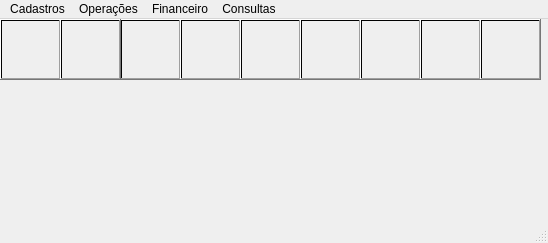
<?xml version="1.0" encoding="UTF-8"?>
<ui version="4.0">
 <class>MainWindow</class>
 <widget class="QMainWindow" name="MainWindow">
  <property name="geometry">
   <rect>
    <x>0</x>
    <y>0</y>
    <width>548</width>
    <height>243</height>
   </rect>
  </property>
  <property name="windowTitle">
   <string>MainWindow</string>
  </property>
  <widget class="QWidget" name="centralwidget">
   <widget class="QLabel" name="lb_logoEmpresa">
    <property name="geometry">
     <rect>
      <x>180</x>
      <y>140</y>
      <width>161</width>
      <height>51</height>
     </rect>
    </property>
    <property name="toolTip">
     <string>&lt;html&gt;&lt;head/&gt;&lt;body&gt;&lt;p&gt;&lt;br/&gt;&lt;/p&gt;&lt;/body&gt;&lt;/html&gt;</string>
    </property>
    <property name="styleSheet">
     <string notr="true">image:url(:/logoEmpresa/icons/logo_empresa.png)</string>
    </property>
    <property name="text">
     <string/>
    </property>
   </widget>
   <widget class="QPushButton" name="btn_cliente">
    <property name="geometry">
     <rect>
      <x>0</x>
      <y>0</y>
      <width>61</width>
      <height>61</height>
     </rect>
    </property>
    <property name="styleSheet">
     <string notr="true">image: url(:/icon_cliente/icons/cliente.png);
background-color: qradialgradient(spread:pad,cx:0.5,cy:0.5, radius:0.5, fx:0.5, fy:0.5, stop: 0 rgba(255,255,255,0));</string>
    </property>
    <property name="text">
     <string/>
    </property>
   </widget>
   <widget class="QPushButton" name="btn_produtos">
    <property name="geometry">
     <rect>
      <x>120</x>
      <y>0</y>
      <width>61</width>
      <height>61</height>
     </rect>
    </property>
    <property name="styleSheet">
     <string notr="true">image: url(:/icon_produtos/icons/produtos.png);
background-color: qradialgradient(spread:pad,cx:0.5,cy:0.5, radius:0.5, fx:0.5, fy:0.5, stop: 0 rgba(255,255,255,0));</string>
    </property>
    <property name="text">
     <string/>
    </property>
   </widget>
   <widget class="QPushButton" name="btn_fornecedor">
    <property name="geometry">
     <rect>
      <x>60</x>
      <y>0</y>
      <width>61</width>
      <height>61</height>
     </rect>
    </property>
    <property name="styleSheet">
     <string notr="true">
background-color: qradialgradient(spread:pad,cx:0.5,cy:0.5, radius:0.5, fx:0.5, fy:0.5, stop: 0 rgba(255,255,255,0));
image: url(:/icon_fornecedor/icons/fornecedor.png);</string>
    </property>
    <property name="text">
     <string/>
    </property>
   </widget>
   <widget class="QPushButton" name="btn_vendas">
    <property name="geometry">
     <rect>
      <x>180</x>
      <y>0</y>
      <width>61</width>
      <height>61</height>
     </rect>
    </property>
    <property name="styleSheet">
     <string notr="true">background-color: qradialgradient(spread:pad,cx:0.5,cy:0.5, radius:0.5, fx:0.5, fy:0.5, stop: 0 rgba(255,255,255,0));
image: url(:/icon_vendas/icons/venda.png);</string>
    </property>
    <property name="text">
     <string/>
    </property>
   </widget>
   <widget class="QPushButton" name="btn_pagar">
    <property name="geometry">
     <rect>
      <x>240</x>
      <y>0</y>
      <width>61</width>
      <height>61</height>
     </rect>
    </property>
    <property name="styleSheet">
     <string notr="true">image: url(:/icon_pagar/icons/contasPagar.png);
background-color: qradialgradient(spread:pad,cx:0.5,cy:0.5, radius:0.5, fx:0.5, fy:0.5, stop: 0 rgba(255,255,255,0));</string>
    </property>
    <property name="text">
     <string/>
    </property>
   </widget>
   <widget class="QPushButton" name="btn_bancos">
    <property name="geometry">
     <rect>
      <x>300</x>
      <y>0</y>
      <width>61</width>
      <height>61</height>
     </rect>
    </property>
    <property name="styleSheet">
     <string notr="true">image: url(:/icon_bancos/icons/banco.png);
background-color: qradialgradient(spread:pad,cx:0.5,cy:0.5, radius:0.5, fx:0.5, fy:0.5, stop: 0 rgba(255,255,255,0));</string>
    </property>
    <property name="text">
     <string/>
    </property>
   </widget>
   <widget class="QPushButton" name="btn_receber">
    <property name="geometry">
     <rect>
      <x>360</x>
      <y>0</y>
      <width>61</width>
      <height>61</height>
     </rect>
    </property>
    <property name="styleSheet">
     <string notr="true">image: url(:/icon_receber/icons/receber.png);
background-color: qradialgradient(spread:pad,cx:0.5,cy:0.5, radius:0.5, fx:0.5, fy:0.5, stop: 0 rgba(255,255,255,0));</string>
    </property>
    <property name="text">
     <string/>
    </property>
   </widget>
   <widget class="QPushButton" name="btn_caixa">
    <property name="geometry">
     <rect>
      <x>420</x>
      <y>0</y>
      <width>61</width>
      <height>61</height>
     </rect>
    </property>
    <property name="styleSheet">
     <string notr="true">image: url(:/icon_caixa/icons/caixa.png);
background-color: qradialgradient(spread:pad,cx:0.5,cy:0.5, radius:0.5, fx:0.5, fy:0.5, stop: 0 rgba(255,255,255,0));</string>
    </property>
    <property name="text">
     <string/>
    </property>
   </widget>
   <widget class="QPushButton" name="btn_sair">
    <property name="geometry">
     <rect>
      <x>480</x>
      <y>0</y>
      <width>61</width>
      <height>61</height>
     </rect>
    </property>
    <property name="styleSheet">
     <string notr="true">image: url(:/icon_sair/icons/sair.png);
background-color: qradialgradient(spread:pad,cx:0.5,cy:0.5, radius:0.5, fx:0.5, fy:0.5, stop: 0 rgba(255,255,255,0));</string>
    </property>
    <property name="text">
     <string/>
    </property>
   </widget>
  </widget>
  <widget class="QMenuBar" name="menubar">
   <property name="geometry">
    <rect>
     <x>0</x>
     <y>0</y>
     <width>548</width>
     <height>26</height>
    </rect>
   </property>
   <widget class="QMenu" name="menuCadastros">
    <property name="title">
     <string>Cadastros</string>
    </property>
    <addaction name="actionCliente"/>
    <addaction name="separator"/>
    <addaction name="actionFornecedor"/>
    <addaction name="separator"/>
    <addaction name="actionUsuarios"/>
   </widget>
   <widget class="QMenu" name="menuOpera_es">
    <property name="title">
     <string>Operações</string>
    </property>
    <widget class="QMenu" name="menuSaida_de_produtos">
     <property name="title">
      <string>Saida de produtos</string>
     </property>
     <addaction name="actionVenda"/>
     <addaction name="separator"/>
     <addaction name="actionConsumo_de_produtos"/>
    </widget>
    <widget class="QMenu" name="menuEstoque">
     <property name="title">
      <string>Estoque</string>
     </property>
     <addaction name="actionSaldo"/>
    </widget>
    <widget class="QMenu" name="menuCompras">
     <property name="title">
      <string>Compras</string>
     </property>
     <addaction name="actionCompras_2"/>
     <addaction name="separator"/>
     <addaction name="actionPedidos"/>
     <addaction name="separator"/>
     <addaction name="actionCancelar"/>
    </widget>
    <addaction name="menuEstoque"/>
    <addaction name="separator"/>
    <addaction name="menuCompras"/>
    <addaction name="separator"/>
    <addaction name="menuSaida_de_produtos"/>
   </widget>
   <widget class="QMenu" name="menuFinanceiro">
    <property name="title">
     <string>Financeiro</string>
    </property>
    <addaction name="actionCaixa"/>
    <addaction name="separator"/>
    <addaction name="actionContas_bancos"/>
    <addaction name="separator"/>
    <addaction name="actionContas_a_pagar"/>
    <addaction name="separator"/>
    <addaction name="actionContas_pagas"/>
    <addaction name="separator"/>
    <addaction name="actionContas_a_receber"/>
    <addaction name="separator"/>
    <addaction name="actionContas_recebidas"/>
   </widget>
   <widget class="QMenu" name="menuConsultas">
    <property name="title">
     <string>Consultas</string>
    </property>
    <widget class="QMenu" name="menuVendas">
     <property name="title">
      <string>Vendas</string>
     </property>
     <addaction name="actionGeral"/>
     <addaction name="separator"/>
     <addaction name="actionResumido"/>
    </widget>
    <widget class="QMenu" name="menuConsumo">
     <property name="title">
      <string>Consumo</string>
     </property>
     <addaction name="actionGeral_2"/>
     <addaction name="separator"/>
     <addaction name="actionResumido_2"/>
    </widget>
    <addaction name="menuVendas"/>
    <addaction name="separator"/>
    <addaction name="menuConsumo"/>
   </widget>
   <addaction name="menuCadastros"/>
   <addaction name="menuOpera_es"/>
   <addaction name="menuFinanceiro"/>
   <addaction name="menuConsultas"/>
  </widget>
  <widget class="QStatusBar" name="statusbar"/>
  <action name="actionCliente">
   <property name="text">
    <string>Cliente</string>
   </property>
  </action>
  <action name="actionFornecedor">
   <property name="text">
    <string>Fornecedor</string>
   </property>
  </action>
  <action name="actionUsuarios">
   <property name="text">
    <string>Usuarios</string>
   </property>
  </action>
  <action name="actionVenda">
   <property name="text">
    <string>Venda</string>
   </property>
  </action>
  <action name="actionConsumo_de_produtos">
   <property name="text">
    <string>Consumo de produtos</string>
   </property>
  </action>
  <action name="actionSaldo">
   <property name="text">
    <string>Saldo</string>
   </property>
  </action>
  <action name="actionCompras_2">
   <property name="text">
    <string>Compras</string>
   </property>
  </action>
  <action name="actionPedidos">
   <property name="text">
    <string>Pedir</string>
   </property>
  </action>
  <action name="actionCancelar">
   <property name="text">
    <string>Cancelar</string>
   </property>
  </action>
  <action name="actionCaixa">
   <property name="text">
    <string>Caixa</string>
   </property>
  </action>
  <action name="actionContas_bancos">
   <property name="text">
    <string>Contas bancos</string>
   </property>
  </action>
  <action name="actionContas_a_pagar">
   <property name="text">
    <string>Contas a pagar</string>
   </property>
  </action>
  <action name="actionContas_pagas">
   <property name="text">
    <string>Contas pagas</string>
   </property>
  </action>
  <action name="actionContas_a_receber">
   <property name="text">
    <string>Contas a receber</string>
   </property>
  </action>
  <action name="actionContas_recebidas">
   <property name="text">
    <string>Contas recebidas</string>
   </property>
  </action>
  <action name="actionGeral">
   <property name="text">
    <string>Geral</string>
   </property>
  </action>
  <action name="actionResumido">
   <property name="text">
    <string>Resumido</string>
   </property>
  </action>
  <action name="actionGeral_2">
   <property name="text">
    <string>Geral</string>
   </property>
  </action>
  <action name="actionResumido_2">
   <property name="text">
    <string>Resumido</string>
   </property>
  </action>
 </widget>
 <resources>
  <include location="logo_empresa.qrc"/>
  <include location="icon_sair.qrc"/>
  <include location="icon_caixa.qrc"/>
  <include location="icon_receber.qrc"/>
  <include location="icon_bancos.qrc"/>
  <include location="icon_pagar.qrc"/>
  <include location="icon_vendas.qrc"/>
  <include location="icon_produtos.qrc"/>
  <include location="icon_fornecedor.qrc"/>
  <include location="icon_cliente.qrc"/>
 </resources>
 <connections/>
</ui>
